Frame 1 (no input): blank canvas, image omitted
Frame 60 (no input): blank canvas, image omitted
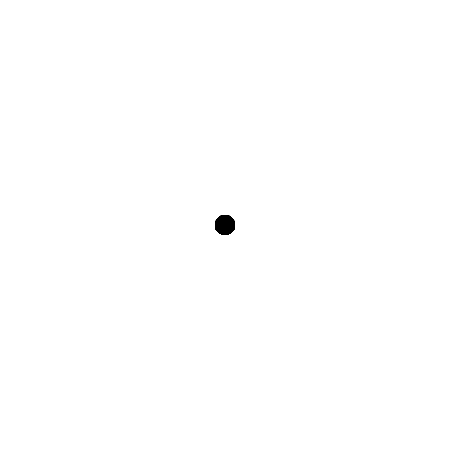
Frame 120 (the mouse pressed at the canvas centre since frame 60)

The p5.js sketch whose frames 1 and 60 were blank and that drew this single picture after the mouse press (run headless with seeded random() and noise() and a simulated clock; from frame 60 on, the mouse is pressed at the canvas centre):

// p5.js sketch
// ── sketch.js
function setup(){
createCanvas(450,450);
fill(66,201,227);
smooth();
noStroke();
background(255);
}
function draw(){
    if(mouseIsPressed) {
   fill(0);
  }
  
  else{
    fill(255);
  }
  ellipse(mouseX,mouseY,20,20);
}
